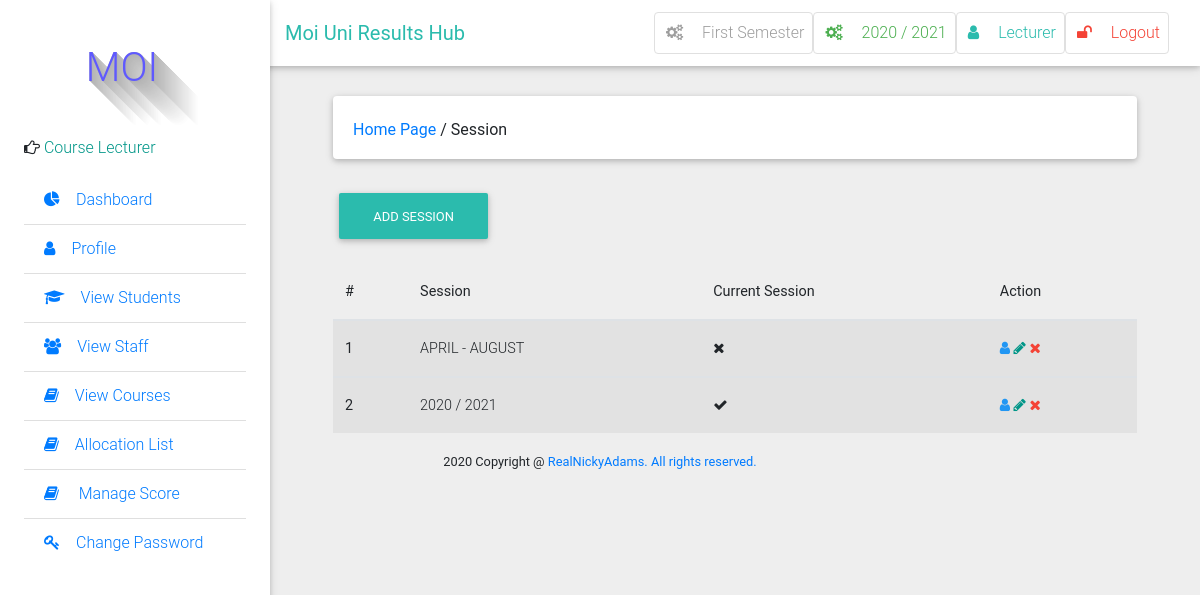
/session/ (signed in), run on the app's committed database.
### result/models.py (models this page shows, shortened)
class Semester(models.Model):
    semester = models.CharField(max_length=10, choices=SEMESTER, blank=True)
    is_current_semester = models.BooleanField(default=False, blank=True, null=True)
    session = models.ForeignKey(Session, on_delete=models.CASCADE, blank=True, null=True)
    next_semester_begins = models.DateField(null=True, blank=True)
    def __str__(self):
        return self.semester

class Session(models.Model):
    session = models.CharField(max_length=200, unique=True)
    is_current_session = models.BooleanField(default=False, blank=True, null=True)
    next_session_begins = models.DateField(blank=True, null=True)
    def __str__(self):
        return self.session

class User(AbstractUser):
    is_student = models.BooleanField(default=False)
    is_lecturer = models.BooleanField(default=False)
    phone = models.CharField(max_length=60, blank=True, null=True)
    address = models.CharField(max_length=60, blank=True, null=True)
    picture = models.ImageField(upload_to="pictures/", blank=True, null=True)
    email = models.EmailField(blank=True, null=True)
    admission = models.CharField(max_length=10)
    username_validator = ASCIIUsernameValidator()

### result/views.py (the view)
# urls.py: path('session/', views.session_list_view, name="manage_session"),
@login_required
@lecturer_required
def session_list_view(request):
    sessions = Session.objects.all().order_by('-session')
    return render(request, 'result/manage_session.html', {"sessions": sessions,})

### result/context_processors.py (called while the page is built)
def get_current_year_to_context(request):
    current_datetime = datetime.datetime.now()
    return {
        'current_year': current_datetime.year
    }

def session_processor(request):
    current_session = Session.objects.get(is_current_session=True)
    return {"current_session": current_session}

def semester_processor(request):
    current_semester = Semester.objects.get(is_current_semester=True)
    return {"current_semester": current_semester}

### templates/result/manage_session.html (shortened to what this page needs)
{% extends 'base.html' %}
{% block side_bar %}
    {% include 'partial_active_element.html' with active='manage_session' %}
{% endblock side_bar %}
{% block content %}
	<div class="container-fluid mt-5">
            <div class="card mb-4 wow fadeIn">
                <div class="card-body d-sm-flex justify-content-between">
                    <h6 class="mb-2 mb-sm-0 pt-1">
                        <a href="/">Home Page</a>
                        <span>/</span>
                        <span>Session</span>
                    </h6>
                </div>
            </div>
            <h6 class="mb-2 mb-sm-0 pt-1">
            <a href="{% url 'create_new_session' %}" class="btn btn-default btn-rounded mb-4">
               Add Session
            </a>
            </h6>
                <table class="table table-striped">
                     <thead>
                        <tr>
                          <th scope="col">#</th>
                          <th scope="col">Session</th>
                          <th scope="col">Current Session</th>
                          <th scope="col">Action</th>
                        </tr>
                    </thead>
                {% for session in sessions %}
                    <tbody>
                        <tr>
                          <th scope="row">{{ forloop.counter }}</th>
                          <td>{{ session.session }}</td>
                          <td>{% if session.is_current_session %}<i class="fa fa-check"></i>{% else %}<i class="fa fa-times">{% endif %}</td>
                          <td>
                            <a title="view" class="blue-text"><i class="fa fa-user"></i></a>
                            <a href="{% url 'edit_session' pk=session.pk %}" title="edit" class="teal-text"><i class="fa fa-pencil"></i></a>
                            <a href="{% url 'delete_session' pk=session.pk %}" title="delete" class="red-text"><i class="fa fa-times"></i></a>
                          </td>
                        </tr>
                    </tbody>
                {% endfor %}
                 </table>
            </div>
{% endblock %}

### templates/base.html (shortened to what this page needs)
 {%load static %}
<!DOCTYPE html>
<html lang="en">
    <head>
        <link rel="stylesheet" href="https://maxcdn.bootstrapcdn.com/font-awesome/4.7.0/css/font-awesome.min.css">
        <link href="{% static 'css/bootstrap.min.css' %}" rel="stylesheet">
        <link href="{% static 'css/mdb.min.css' %}" rel="stylesheet">
        <link href="{% static 'css/style.css' %}" rel="stylesheet">
    </head>
    <body class="grey lighten-3">
    <header>
        <nav class="navbar fixed-top navbar-expand-lg navbar-light white scrolling-navbar">
            <div class="container-fluid">
                <a class="navbar-brand waves-effect" href="/">
                    <strong class="text-default ">Moi Uni Results Hub</strong>
                </a>
                <div class="collapse navbar-collapse" id="navbarSupportedContent">
                          {% if user.is_authenticated %}
                    <ul class="navbar-nav nav-flex-icons">
                        <li class="nav-item">
                            <a href="{% if request.user.is_superuser %}{% url 'manage_semester' %}{% else %}#{% endif %}" class="nav-link border border-light grey-text rounded waves-effect">
                                <i class="fa fa-cogs mr-3"></i>{{ current_semester }} Semester
                            </a>
                        </li>
                        <li class="nav-item">
                            <a href="{% if request.user.is_superuser %}{% url 'manage_session' %}{% else %}#{% endif %}" class="nav-link border border-light green-text rounded waves-effect">
                                <i class="fa fa-cogs mr-3"></i>{{ current_session }}
                            </a>
                        </li>
                        <li class="nav-item">
                            <a href="{% url 'profile' %}" class="nav-link border border-light rounded waves-effect text-default">
                                <i  class="fa fa-user mr-3"></i>{{ user|capfirst }}
                            </a>
                        </li>
                         <li class="nav-item">
                            <a href="/accounts/logout/" class="nav-link border border-light rounded waves-effect red-text">
                                <i class="fa fa-unlock mr-3"></i>Logout
                            </a>
                        </li>
                    {% endif %}
                </div>
            </div>
        </nav>
        <div class="sidebar-fixed position-fixed">
                <p style="margin-left: 30px;" id="icon" class="logo"> MOI</p>
                {% if request.user.is_lecturer %}
                <p><i class="fa fa-hand-o-right" aria-hidden="true"></i>
                    <span class="teal-text text-center"> Course Lecturer</span></p>
                {% elif request.user.is_student %}
                <p><i class="fa fa-hand-o-right" aria-hidden="true"></i>
                    <span class="teal-text text-center"> Student</span></p>
                {% else %}
                <p><i class="fa fa-hand-o-right" aria-hidden="true"></i>
                    <span class="teal-text text-center"> System Admin</span></p>
                {% endif %}
            <div class="dashboard">
            {% block side_bar %}{% endblock side_bar %}
            </div>
        </div>
    </header>
    <main class="pt-5 mx-lg-5">
        {% block content%} {% endblock %}
    </main>
<footer class="footer text-center">
        <div class="container">
            <small class="copyright">{{ current_year }} Copyright @ <a href="#">RealNickyAdams. All rights reserved. </a></small>
        </div>
    </footer>
    </body>
</html>

### static/css/style.css (style rules this page uses)
.sidebar-fixed { height: 100vh; width: 270px; -webkit-box-shadow: 0 2px 5px 0 rgba(0, 0, 0, 0.16), 0 2px 10px 0 rgba(0, 0, 0, 0.12); box-shadow: 0 2px 5px 0 rgba(0, 0, 0, 0.16), 0 2px 10px 0 rgba(0, 0, 0, 0.12); z-index: 1050; background-color: #fff; padding: 1.5rem; padding-top: 0; }
@media (min-width: 1200px) { .navbar, .page-footer, main { padding-left: 270px; } }
.logo { text-color:#006666; text-shadow: rgb(179, 179, 179) 0px 0px 0px, rgb(180, 180, 180) 1px 1px 0px, rgb(182, 182, 182) 2px 2px 0px, rgb(184, 184, 184) 3px 3px 0px, rgb(185, 185, 185) 4px 4px 0px, rgb(187, 187, 187) 5px 5px 0px, rgb(189, 189, 189) 6px 6px 0px, rgb(190, 190, 190) 7px 7px 0px, rgb(192, 192, 192) 8px 8px 0px, rgb(194, 194, 194) 9px 9px 0px, rgb(195, 195, 195) 10px 10px 0px, rgb(197, 197, 197) 11px 11px 0px, rgb(199, 199, 199) 12px 12px 0px, rgb(201, 201, 201) 13px 13px 0px, rgb(202, 202, 202) 14px 14px 0px, rgb(204, 204, 204) 15px 15px 0px, rgb(206, 206, 206) 16px 16px 0px, rgb(207, 207, 207) 17px 17px 0px, rgb(209, 209, 209) 18px 18px 0px, rgb(211, 211, 211) 19px 19px 0px, rgb(212, 212, 212) 20px 20px 0px, rgb(214, 214, 214) 21px 21px 0px, rgb(216, 216, 216) 22px 22px 0px, rgb(218, 218, 218) 23px 23px 0px, rgb(219, 219, 219) 24px 24px 0px, rgb(221, 221, 221) 25px 25px 0px, rgb(223, 223, 223) 26px 26px 0px, rgb(224, 224, 224) 27px 27px 0px, rgb(226, 226, 226) 28px 28px 0px, rgb(228, 228, 228) 29px 29px 0px, rgb(230, 230, 230) 30px 30px 0px, rgb(231, 231, 231) 31px 31px 0px, rgb(233, 233, 233) 32px 32px 0px, rgb(235, 235, 235) 33px 33px 0px, rgb(236, 236, 236) 34px 34px 0px, rgb(238, 238, 238) 35px 35px 0px, rgb(240, 240, 240) 36px 36px 0px, rgb(241, 241, 241) 37px 37px 0px, rgb(243, 243, 243) 38px 38px 0px, rgb(245, 245, 245) 39px 39px 0px, rgb(247, 247, 247) 40px 40px 0px, rgb(248, 248, 248) 41px 41px 0px, rgb(250, 250, 250) 42px 42px 0px, rgb(252, 252, 252) 43px 43px 0px, rgb(253, 253, 253) 44px 44px 0px; font-size: 40px; color: rgb(95, 89, 255); height: 120px; width: 136px; line-height: 136px; border-radius: ; text-align: center; background-color: rgb(255, 255, 255); }

### templates/base.html (style rules this page uses)
.dashboard { display: block; max-height: 500px; overflow-y: auto; -ms-overflow-style: -ms-autohiding-scrollbar; }

### data on the page
Semester: semester "First"
Session: session "2020 / 2021", is_current_session True (drawn)
User: username "Lecturer"
Session: session "APRIL - AUGUST", is_current_session False (drawn)
